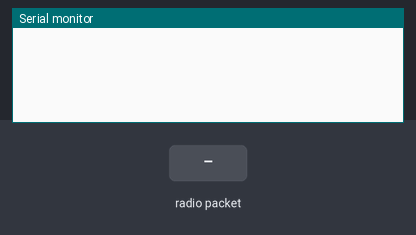
Recording of a sketch running on a simulated Arduino Zero (SAMD21). Shown: the last lines printed to the serial monitor. The inputs (shaded band) are chosen by the test bench. No radio packets arrive unless stated.

Above: at 1.2 s.
1.3 s: radio packet "1" arrives
At 2.4 s:
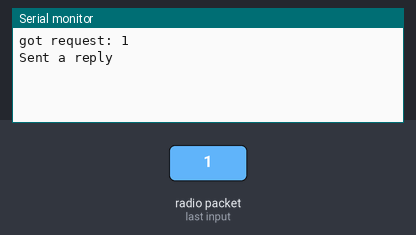
2.8 s: radio packet "0" arrives
At 3.6 s:
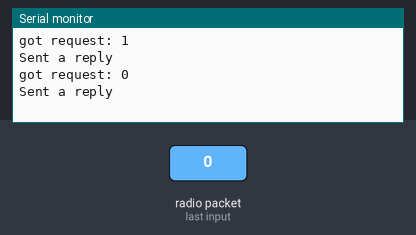
4.3 s: radio packet "2" arrives
At 4.7 s:
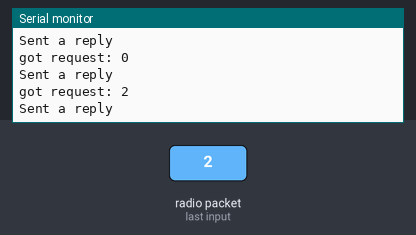

The sketch:

nrf24_server.ino
```cpp
// nrf24_server.pde
// -*- mode: C++ -*-
// Example sketch showing how to create a simple messageing server
// with the RH_NRF24 class. RH_NRF24 class does not provide for addressing or
// reliability, so you should only use RH_NRF24  if you do not need the higher
// level messaging abilities.
// It is designed to work with the other example nrf24_client
// Tested on Uno with Sparkfun NRF25L01 module
// Tested on Anarduino Mini (http://www.anarduino.com/mini/) with RFM73 module
// Tested on Arduino Mega with Sparkfun WRL-00691 NRF25L01 module

#include <SPI.h>
#include <RH_NRF24.h>

// Singleton instance of the radio driver
RH_NRF24 nrf24(9, 10);
// RH_NRF24 nrf24(8, 7); // use this to be electrically compatible with Mirf
// RH_NRF24 nrf24(8, 10);// For Leonardo, need explicit SS pin
// RH_NRF24 nrf24(8, 7); // For RFM73 on Anarduino Mini

void setup()
{
  SerialUSB.begin(115200);
  while (!SerialUSB)
    ; // wait for SerialUSB port to connect. Needed for Leonardo only
  if (!nrf24.init())
    SerialUSB.println("init failed");
  // Defaults after init are 2.402 GHz (channel 2), 2Mbps, 0dBm
  if (!nrf24.setChannel(1))
    SerialUSB.println("setChannel failed");
  if (!nrf24.setRF(RH_NRF24::DataRate2Mbps, RH_NRF24::TransmitPower0dBm))
    SerialUSB.println("setRF failed");
}

void loop()
{
  if (nrf24.available())
  {
    // Should be a message for us now
    uint8_t buf[RH_NRF24_MAX_MESSAGE_LEN];
    uint8_t len = sizeof(buf);
    if (nrf24.recv(buf, &len))
    {
//      NRF24::printBuffer("request: ", buf, len);
      SerialUSB.print("got request: ");
      SerialUSB.println((char*)buf);

      // Send a reply
      uint8_t data[] = "And hello back to you";
      nrf24.send(data, sizeof(data));
      nrf24.waitPacketSent();
      SerialUSB.println("Sent a reply");
    }
    else
    {
      SerialUSB.println("recv failed");
    }
  }
}
```

Measured:
- after the input at 1.3 s, the serial monitor: prints a new line at once (image 1)
- after the input at 2.8 s, the serial monitor: prints a new line at once (image 2)
- after the input at 4.3 s, the serial monitor: prints a new line at once (image 3)
